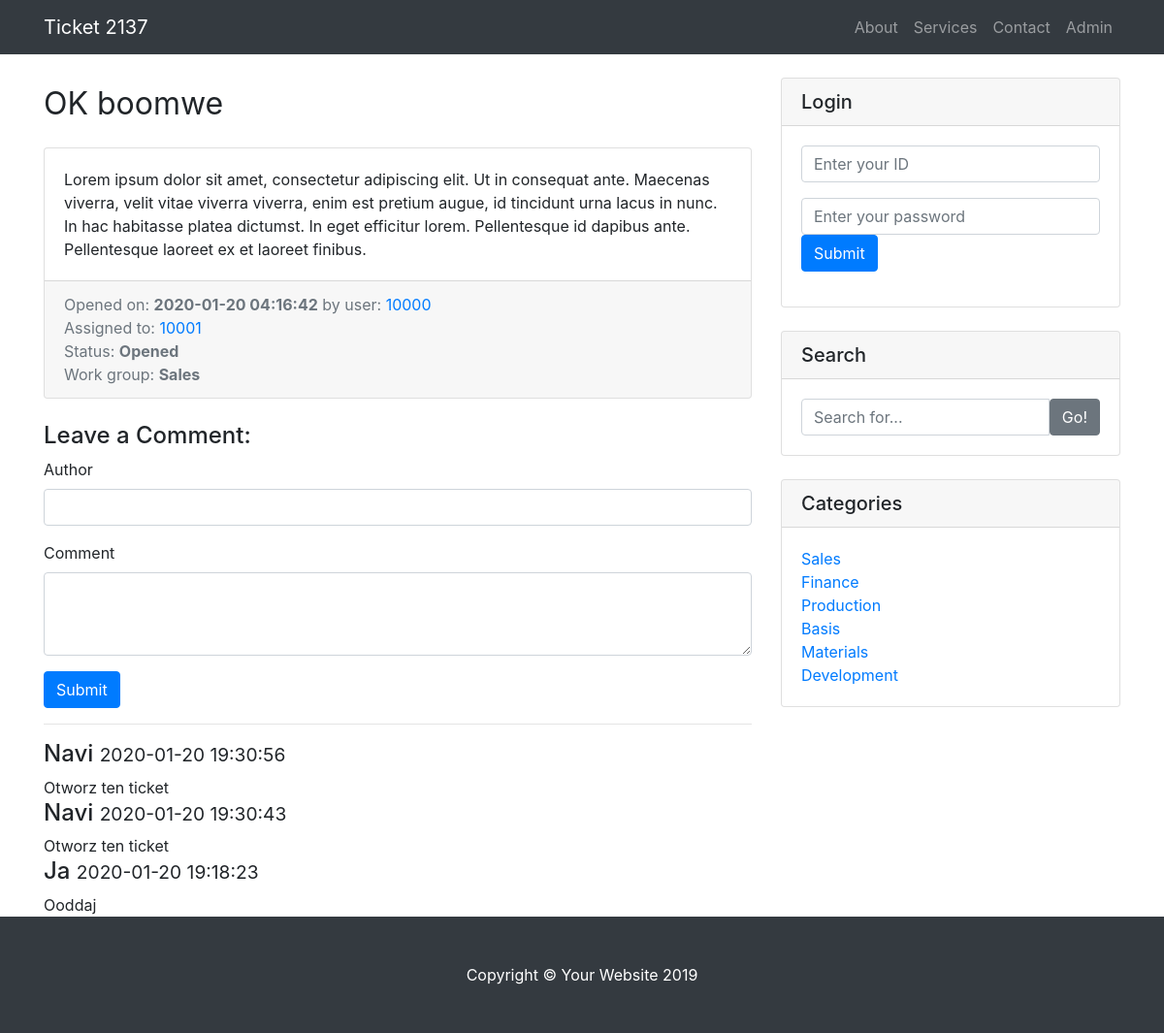
Screenshot of /ticket.php?p_id=20010 with the database file from the repository.
### tables this page shows
CREATE TABLE `ticket` (
  `ID_TICKET` int(5) NOT NULL,
  `OPENED_BY` int(5) NOT NULL,
  `ASSIGNED_TO` int(5) NOT NULL,
  `CREATION_DATE` datetime NOT NULL,
  `UPDATE_DATE` datetime NOT NULL,
  `WORK_GROUP` int(5) NOT NULL,
  `TICKET_STATE` varchar(255) NOT NULL,
  `TICKET_PRIORITY` varchar(255) NOT NULL,
  `SHORT_DESC` text NOT NULL,
  `LONG_DESC` text NOT NULL
);

CREATE TABLE `categories` (
  `ID_CAT` int(5) NOT NULL,
  `CATEGORY` varchar(255) NOT NULL
);

CREATE TABLE `comments` (
  `id_comment` int(5) NOT NULL,
  `comment_ticket_id` int(5) NOT NULL,
  `comment_author` varchar(255) NOT NULL,
  `comment_content` text NOT NULL,
  `comment_date` datetime NOT NULL
);

### ticket.php (the view, shortened to what this page needs)
<?php
include "includes/header.php";
include "includes/navigation.php";
?>
<div class="container">
    <div class="row">
        <div class="col-md-8">
            <?php
            if (isset($_GET['p_id'])) {
                $the_id_ticket = $_GET['p_id'];
            }
            $query = "SELECT * FROM ticket LEFT JOIN categories ON ticket.WORK_GROUP=categories.ID_CAT WHERE id_ticket = $the_id_ticket;";
            $select_all_tickets = mysqli_query($connection, $query);
            while ($row = mysqli_fetch_assoc($select_all_tickets)) {
                $OPENED_BY = $row['OPENED_BY'];
                $ASSIGNED_TO = $row['ASSIGNED_TO'];
                $CREATION_DATE = $row['CREATION_DATE'];
                $CATEGORY = $row['CATEGORY'];
                $TICKET_STATE = $row['TICKET_STATE'];
                $SHORT_DESC = $row['SHORT_DESC'];
                $LONG_DESC = $row['LONG_DESC'];
            ?>
                <h1 class="my-4">
                    <small><?php echo $SHORT_DESC ?></small>
                </h1>
                <div class="card mb-4">
                    <div class="card-body">
                        <p class="card-text"><?php echo $LONG_DESC ?></p>
                    </div>
                    <div class="card-footer text-muted">
                        <?php include "includes/search_result.php"; ?>
                    </div>
                </div>
            <?php } ?>
            <div class="well">
                <h4>Leave a Comment:</h4>
                <form action="" method="post" role="form">
                    <div class="form-group">
                        <label for="author">Author</label>
                        <input type="text" class="form-control" name="comment_author"></input>
                    </div>
                    <div class="form-group">
                        <label for="comment">Comment</label>
                        <textarea name="comment_content" class="form-control" rows="3"></textarea>
                    </div>
                    <button type="submit" name="create_comment" class="btn btn-primary">Submit</button>
                </form>
            </div>
            <hr>
            <?php
                $query = "SELECT * FROM comments WHERE comment_ticket_id = $the_id_ticket ORDER BY id_comment DESC";
                $select_comment_query = mysqli_query($connection, $query);
                while ($row = mysqli_fetch_array($select_comment_query)) {
                    $comment_author = $row['comment_author'];
                    $comment_content = $row['comment_content'];
                    $comment_date = $row['comment_date'];
            ?>
            <div class="media">
                <div class="media-body">
                    <h4 class="media-heading"><?php echo $comment_author; ?>
                        <small><?php echo $comment_date; ?></small>
                    </h4>
                    <?php echo $comment_content; ?>
                </div>
            </div>
            <?php } ?>
        </div>
        <?php include "includes/sidebar.php"; ?>
    </div>
</div>
<?php include "includes/footer.php"; ?>

### includes/search_result.php
Opened on: <strong><?php echo $CREATION_DATE ?></strong>
by user: <a href="#"><?php echo $OPENED_BY ?></a><br>
Assigned to: <a href="#"><?php echo $ASSIGNED_TO ?></a><br>
Status: <strong><?php echo $TICKET_STATE ?></strong><br>
Work group: <strong><?php echo $CATEGORY ?></strong>

### includes/sidebar.php
<div class="col-md-4">
    <div class="card my-4">
        <h5 class="card-header">Login</h5>
        <form action="includes/login.php" method="post">
            <div class="card-body">
                <div class="form-group">
                    <input name="userid" type="text" class="form-control" placeholder="Enter your ID">
                </div>
                <div class="form-group">
                    <input name="password" type="password" class="form-control" placeholder="Enter your password">
                    <span class="input-group-btn">
                        <button type="submit" name="login" class="btn btn-primary">Submit</button>
                    </span>
                </div>
            </div>
        </form>
    </div>
    <div class="card my-4">
        <h5 class="card-header">Search</h5>
        <form action="search.php" method="post">
            <div class="card-body">
                <div class="input-group">
                    <input name="search" type="text" class="form-control" placeholder="Search for...">
                    <span class="input-group-btn">
                        <button name="submit" class="btn btn-secondary" type="submit">Go!</button>
                    </span>
                </div>
            </div>
        </form>
    </div>
    <div class="card my-4">
        <h5 class="card-header">Categories</h5>
        <?php
        $query = "SELECT * FROM categories";
        $select_all_workgroups = mysqli_query($connection, $query);
        ?>
        <div class="card-body">
            <div class="row">
                <div class="col-lg-6">
                    <ul class="list-unstyled mb-0">
                        <?php
                        while ($row = mysqli_fetch_assoc($select_all_workgroups)) {
                            $workgroup_title = $row['CATEGORY'];
                            $cat_id = $row['ID_CAT'];
                            echo "<li><a href='category.php?category=$cat_id'>{$workgroup_title}</a></li>";
                        }
                        ?>
                    </ul>
                </div>
            </div>
        </div>
    </div>
</div>

### css/blog-home.css (style rules this page uses)
body { padding-top: 56px; }

### rows the page displays
ticket: SHORT_DESC "OK boomwe", LONG_DESC "Lorem ipsum dolor sit amet, consectetur adipiscing elit. Ut in consequat ante. Maecenas viverra, velit vitae viverra viverra, enim est pretium augue, id tincidunt urna lacus in nunc. In hac habitasse platea dictumst. In eget efficitur lorem. Pellentesque id dapibus ante. Pellentesque laoreet ex et laoreet finibus.", CREATION_DATE "2020-01-20 04:16:42", OPENED_BY "10000", ASSIGNED_TO "10001", TICKET_STATE "Opened", WORK_GROUP.CATEGORY "Sales"
comments: comment_author "Navi", comment_date "2020-01-20 19:30:56", comment_content "Otworz ten ticket"
comments: comment_author "Navi", comment_date "2020-01-20 19:30:43", comment_content "Otworz ten ticket"
comments: comment_author "Ja", comment_date "2020-01-20 19:18:23", comment_content "Ooddaj"
categories: CATEGORY "Sales"
categories: CATEGORY "Finance"
categories: CATEGORY "Production"
categories: CATEGORY "Basis"
categories: CATEGORY "Materials"
categories: CATEGORY "Development"
